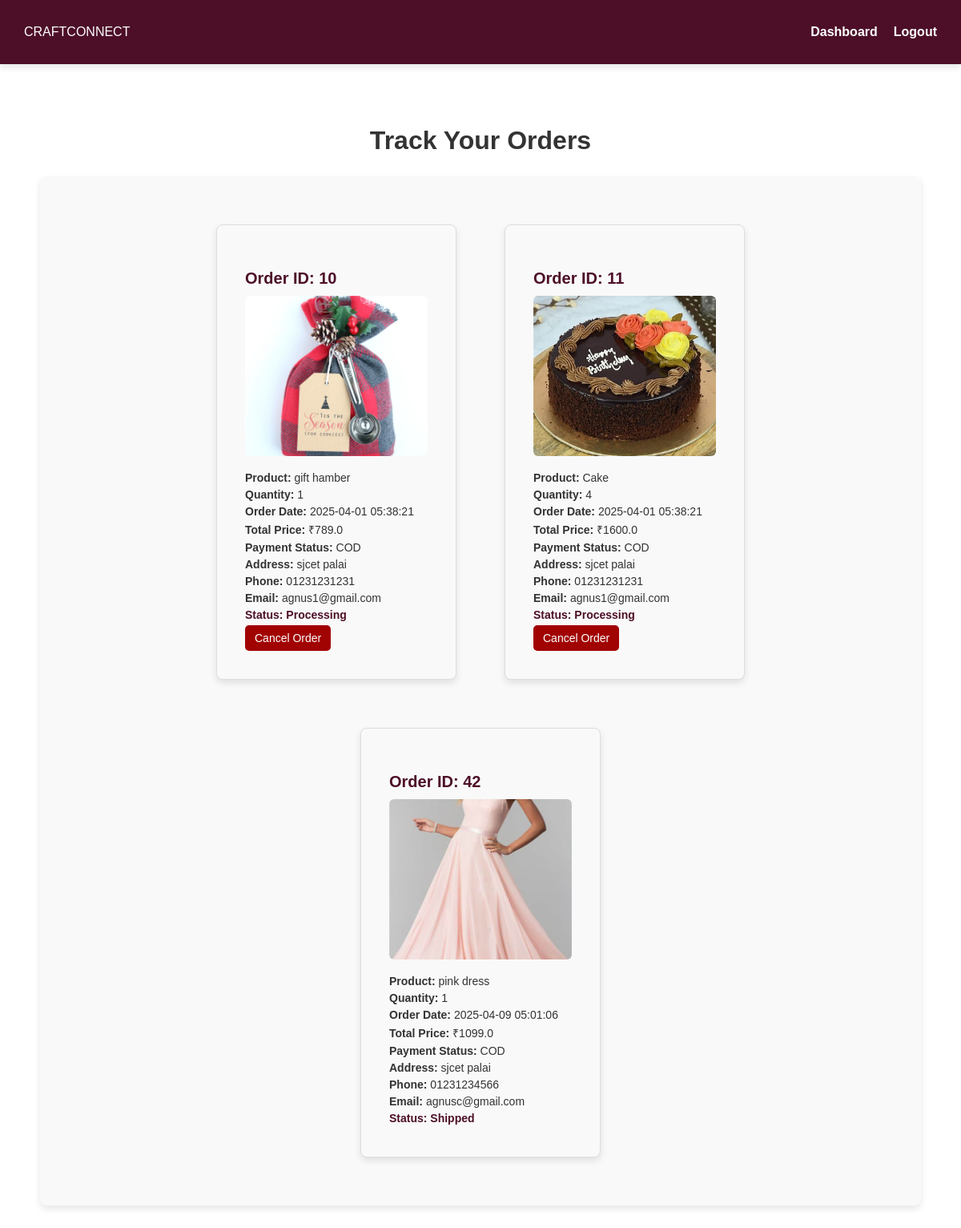
/track_order (signed in), run on the app's committed database.
### tables this page shows
CREATE TABLE orders (
            id INTEGER PRIMARY KEY AUTOINCREMENT,
            user_id INTEGER NOT NULL,
            product_id INTEGER NOT NULL,
            quantity INTEGER NOT NULL,
            total_price REAL NOT NULL,
            status TEXT DEFAULT 'Processing',
            order_date TIMESTAMP DEFAULT CURRENT_TIMESTAMP, payment_status TEXT NOT NULL DEFAULT 'COD', address TEXT, phone TEXT, email TEXT, manufacturer_id INTEGER, confirmation_pending INTEGER DEFAULT 0, product_image TEXT, size TEXT, category text,
            FOREIGN KEY (user_id) REFERENCES users (id),
            FOREIGN KEY (product_id) REFERENCES products (id)
        );

CREATE TABLE products (
            id INTEGER PRIMARY KEY AUTOINCREMENT,
            name TEXT NOT NULL,
            description TEXT NOT NULL,
            price REAL NOT NULL,
            image TEXT NOT NULL,
            manufacturer_id INTEGER, approved INTEGER DEFAULT 0, category TEXT, stock_limit INTEGER DEFAULT NULL, size_chart TEXT,
            FOREIGN KEY (manufacturer_id) REFERENCES users (id)
        );

### app.py (the view)
@app.route('/track_order')
def track_order():
    if "user_id" not in session:
        flash("You must be logged in to track your orders.", "danger")
        return redirect(url_for("login"))
    user_id = session["user_id"]
    orders = []
    try:
        with sqlite3.connect("craftconnect.db", timeout=10) as conn:
            conn.row_factory = sqlite3.Row  # Fetch rows as dictionaries
            cursor = conn.cursor()
            cursor.execute('''
    SELECT orders.id, products.name AS product_name, orders.quantity,
           orders.total_price, orders.payment_status, orders.address,
           orders.phone, orders.email, orders.status, products.image,orders.size,orders.category,orders.order_date
    FROM orders
    JOIN products ON orders.product_id = products.id
    WHERE orders.user_id = ?
''', (user_id,))
            orders = cursor.fetchall()
    except sqlite3.OperationalError as e:
        print(f"Database error: {e}")  # Print error in console for debugging
        flash(f"Failed to load orders: {e}", "danger")
    return render_template("track_order.html", orders=orders)

### templates/track_order.html (shortened to what this page needs)
<!DOCTYPE html>
<html lang="en">
<head>
    <link rel="stylesheet" href="{{ url_for('static', filename='css/styles.css') }}">
</head>
<body>
<nav class="navbar">
    <div class="logo">CRAFTCONNECT</div>
    <ul class="nav-links">
        <li><a href="{{ url_for('customer_dashboard') }}">Dashboard</a></li>
        <li><a href="{{ url_for('logout') }}">Logout</a></li>
    </ul>
</nav>
<section class="dashboard">
    <h2>Track Your Orders</h2>
    {% if orders %}
    <section class="order-container">
        <div class="order-grid">
        {% for order in orders %}
        <div class="order-card">
            <h3>Order ID: {{ order[0] }}</h3>
            <img src="{{ url_for('static', filename='uploads/' + order['image']) }}" alt="Product Image" class="product-img">
            <p><strong>Product:</strong> {{ order[1] }}</p>
            <p><strong>Quantity:</strong> {{ order[2] }}</p>
            <p><strong>Order Date:</strong> {{ order['order_date'] }}</p>
            <p><strong>Total Price:</strong> ₹{{ order[3] }}</p>
            <p><strong>Payment Status:</strong> {{ order[4] }}</p>
            <p><strong>Address:</strong> {{ order[5] }}</p>
            <p><strong>Phone:</strong> {{ order[6] }}</p>
            <p><strong>Email:</strong> {{ order[7] }}</p>
            <p class="status"><strong>Status:</strong> {{ order[8] }}</p>
            {% if order[8] == "Processing" %}
                <a href="{{ url_for('cancel_order', order_id=order[0]) }}" class="cancel-btn">Cancel Order</a>
            {% endif %}
        </div>
        {% endfor %}
    </div>
    {% else %}
        <p>No orders found.</p>
    {% endif %}
</section>
</body>
</html>

### static/css/styles.css (style rules this page uses)
body { margin: 0; padding: 0; overflow-x: hidden; font-family: Arial, sans-serif; background: white; color: #4D0F28; min-height: 100vh; box-sizing: border-box; width:100%; max-width: 100%; }
.navbar { display: flex; justify-content: space-between; align-items: center; padding: 15px 30px; background: #4D0F28; color: white; box-shadow: 0px 4px 8px rgba(0, 0, 0, 0.1); max-width: 100%; flex-wrap: wrap; }
.nav-links { list-style: none; display: flex; gap: 20px; }
.nav-links a { text-decoration: none; color: white; font-size: 16px; font-weight: bold; transition: color 0.3s ease; }
.dashboard { text-align: center; padding: 50px; }
.dashboard h2 { font-size: 32px; color: #333; }
* { outline: none; box-sizing: border-box; max-width: 100vw; }
.cancel-btn { background-color: red; color: white; padding: 8px 12px; border: none; cursor: pointer; border-radius: 5px; font-size: 14px; transition: 0.3s ease; }
.order-container { max-width: 600px; margin: 50px auto; padding: 20px; background-color: #f9f9f9; border-radius: 8px; box-shadow: 0 4px 8px rgba(0, 0, 0, 0.1); text-align: left; }

### templates/track_order.html (style rules this page uses)
.order-container { text-align: center; padding: 60px; width: 100%; max-width: 100vw; margin: 0 auto; display: flex; flex-direction: column; align-items: center; }
.order-grid { display: flex; flex-wrap: wrap; justify-content: center; gap: 60px; width: 100%; max-width: 1200px; margin: 0 auto; }
.order-card { background-color: #f9f9f9; border: 1px solid #ddd; border-radius: 8px; width: 300px; padding: 35px; box-shadow: 0 4px 8px rgba(0, 0, 0, 0.1); text-align: left; transition: transform 0.3s ease, box-shadow 0.3s ease; }
.order-card h3 { font-size: 20px; color: #4D0F28; margin-bottom: 10px; }
.order-card p { font-size: 14px; color: #333; margin: 5px 0; }
.order-card .cancel-btn { display: inline-block; background-color: #a10202; color: white; border: none; padding: 8px 12px; cursor: pointer; border-radius: 5px; text-decoration: none; font-size: 14px; }
.order-card .status { font-weight: bold; color: #4D0F28; }
.product-img { width: 100%; height: auto; max-height: 200px; object-fit: cover; border-radius: 6px; margin-bottom: 10px; }

### data on the page
orders: id "10", image (picture), name "gift hamber", quantity "1", order_date "2025-04-01 05:38:21", total_price "789.0", payment_status "COD", address "sjcet palai", phone "01231231231", email "agnus1@gmail.com", status "Processing"
orders: id "11", image (picture), name "Cake", quantity "4", order_date "2025-04-01 05:38:21", total_price "1600.0", payment_status "COD", address "sjcet palai", phone "01231231231", email "agnus1@gmail.com", status "Processing"
orders: id "42", image (picture), name "pink dress", quantity "1", order_date "2025-04-09 05:01:06", total_price "1099.0", payment_status "COD", address "sjcet palai", phone "01231234566", email "agnusc@gmail.com", status "Shipped"
